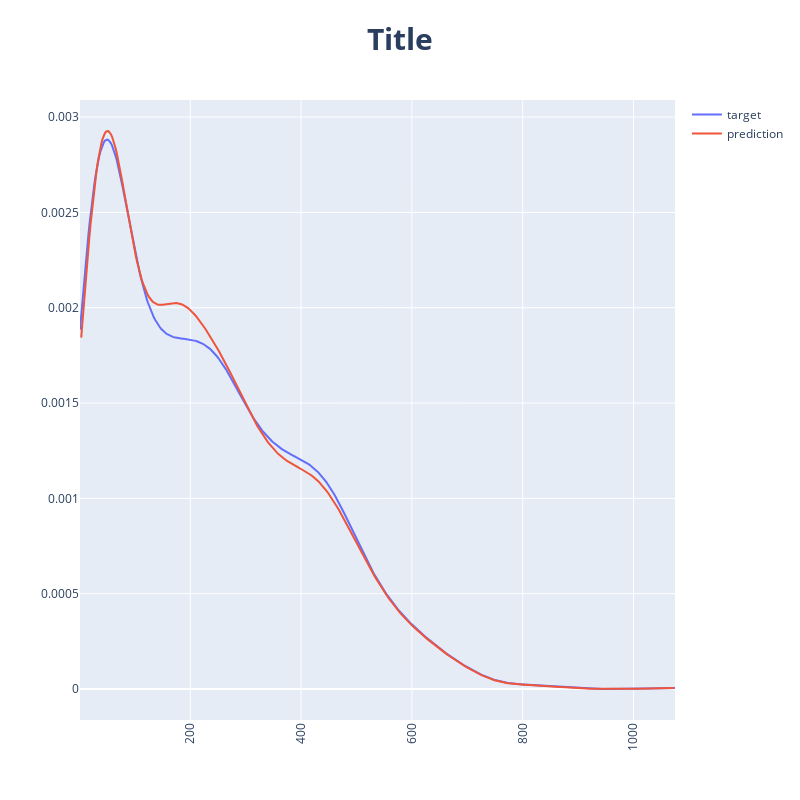

This figure's notebook cell:
### Code cell
model = XGBRegressor()
model.fit(X_pca, y)


fig = make_subplots(
    rows=1, cols=1,
    specs=[
        [{'type': 'scatter'}]
    ]
)

fx1 = ff.create_distplot([y], ['distplot'], curve_type='kde')
fig.add_trace(
    go.Scatter(x=fx1.data[1]['x'], y=fx1.data[1]['y'], name='target'),
    row=1, col=1
)

fx1 = ff.create_distplot([model.predict(X_pca).squeeze()], ['distplot'], curve_type='kde')
fig.add_trace(
    go.Scatter(x=fx1.data[1]['x'], y=fx1.data[1]['y'], name='prediction'),
    row=1, col=1
)

fig.update_layout(
    height=800, 
    width=800,
    title_text="<b>Title</b>",
    title_font_size=30,
    xaxis_tickangle=-90,
    title_x=0.5,
)
fig.show()

### Figure 1 — Plotly figure (JSON) as saved in the notebook; plotly's stock layout.template omitted (floating-point values rounded to 4 significant figures; data arrays with more than 128 entries replaced by an {"elided": "..."} marker saying what was removed)
{"data": [{"name": "target", "type": "scatter", "x": {"elided": "500 float values"}, "xaxis": "x", "y": {"elided": "500 float values"}, "yaxis": "y"}, {"name": "prediction", "type": "scatter", "x": {"elided": "500 float values"}, "xaxis": "x", "y": {"elided": "500 float values"}, "yaxis": "y"}], "layout": {"height": 800, "title": {"font": {"size": 30}, "text": "<b>Title</b>", "x": 0.5}, "width": 800, "xaxis": {"anchor": "y", "domain": [0, 1], "tickangle": -90}, "yaxis": {"anchor": "x", "domain": [0, 1]}}}
